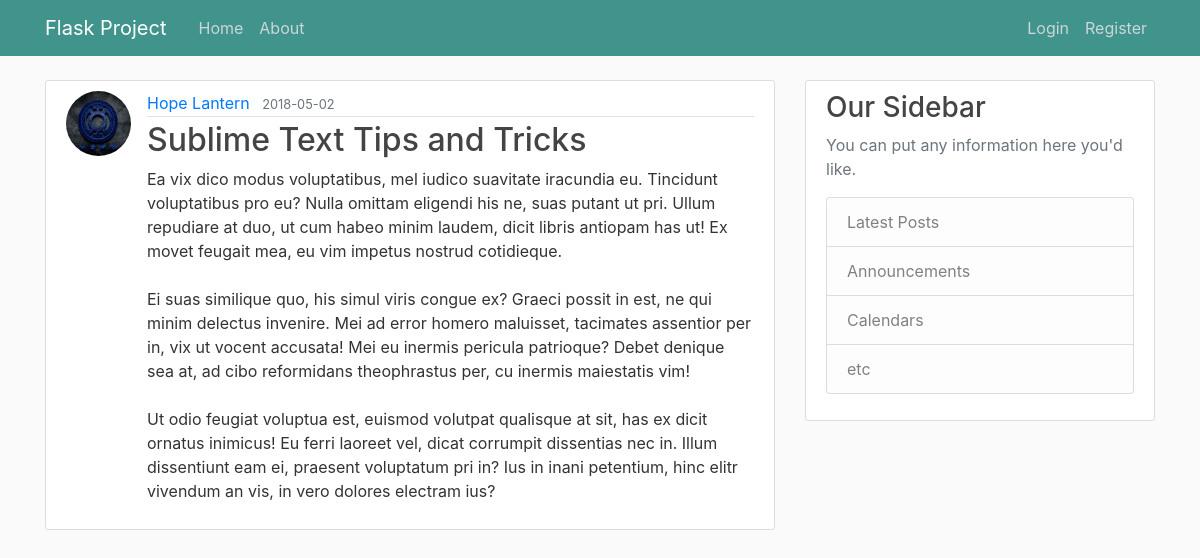
/post/6, run on the app's committed database.
### flaskproject/models.py (models this page shows, shortened)
class User(db.Model, UserMixin):
    id = db.Column(db.Integer, primary_key=True)
    username = db.Column(db.String(20), unique=True, nullable=False)
    email = db.Column(db.String(120), unique=True, nullable=False)
    image_file = db.Column(db.String(20), nullable=False,
                           default='default.jpg')
    password = db.Column(db.String(20), nullable=False)
    posts = db.relationship('Post', backref='author', lazy=True)

class Post(db.Model):
    id = db.Column(db.Integer, primary_key=True)
    title = db.Column(db.String(100), nullable=False)
    date_posted = db.Column(db.DateTime, nullable=False,
                            default=datetime.utcnow)
    content = db.Column(db.Text, nullable=False)
    user_id = db.Column(db.Integer, db.ForeignKey('user.id'), nullable=False)

### flaskproject/routes.py (the view)
@app.route("/post/<int:post_id>")
def post(post_id):
    post = Post.query.get_or_404(post_id)
    return render_template('post.html', title=post.title, post=post)

### flaskproject/templates/post.html (shortened to what this page needs)
{% extends 'layout.html' %}
{% block content %}
      <article class="media content-section">
        <img class="rounded-circle article-img" src="{{ url_for('static',filename='profile_pics/' + post.author.image_file) }}">
        <div class="media-body">
          <div class="article-metadata">
            <a class="mr-2" href="{{ url_for('user_posts', username=post.author.username) }}">{{ post.author.username }}</a>
            <small class="text-muted">{{ post.date_posted.strftime('%Y-%m-%d') }}</small>
          </div>
          <h2 class="article-title">{{ post.title }}</h2>
          <p class="article-content">{{ post.content }}</p>
        </div>
      </article>
{% endblock content %}

### flaskproject/static/main.css (style rules this page uses)
body { background: #fafafa; color: #333333; margin-top: 5rem; }
h1, h2, h3, h4, h5, h6 { color: #444444; }
.content-section { background: #ffffff; padding: 10px 20px; border: 1px solid #dddddd ; border-radius: 3px; margin-bottom: 20px; }
.article-title { color: #444444; }
.article-content { white-space: pre-line; }
.article-img { height: 65px; width: 65px; margin-right: 16px; }
.article-metadata { padding-bottom: 1px; margin-bottom: 4px; border-bottom: 1px solid #e3e3e3 }

### data on the page
User: image_file (picture), author.username "Hope Lantern"
Post: date_posted "2018-05-02", title "Sublime Text Tips and Tricks", content "Ea vix dico modus voluptatibus, mel iudico suavitate iracundia eu. Tincidunt voluptatibus pro eu? Nulla omittam eligendi his ne, suas putant ut pri. Ullum repudiare at duo, ut cum habeo minim laudem, dicit libris antiopam has ut! Ex movet feugait mea, eu vim impetus nostrud cotidieque. Ei suas similique quo, his simul viris congue ex? Graeci possit in est, ne qui minim delectus invenire. Mei ad error homero maluisset, tacimates assentior per in, vix ut vocent accusata! Mei eu inermis pericula patrioque? Debet denique sea at, ad cibo reformidans theophrastus per, cu inermis maiestatis vim! Ut odio feugiat voluptua est, euismod volutpat qualisque at sit, has ex dicit ornatus inimicus! Eu…"
